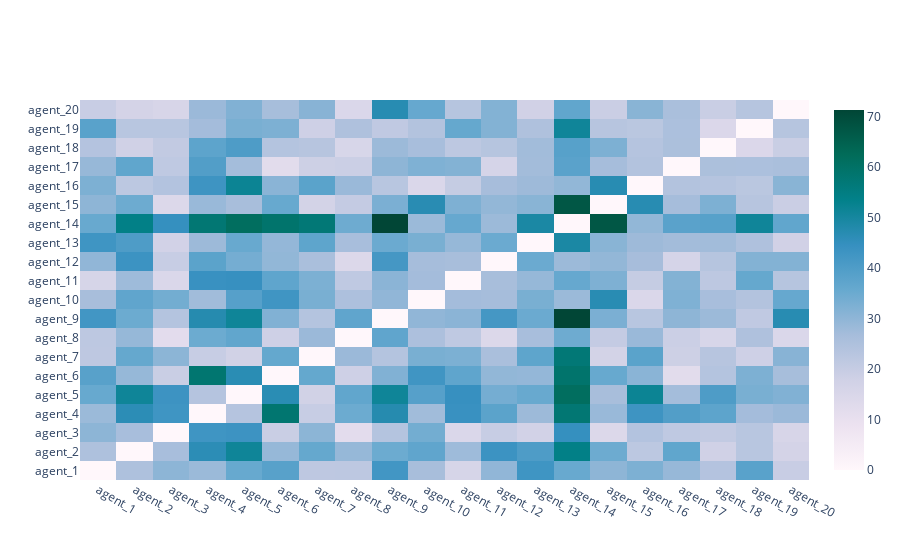

The cell this chart's notebook holds for it:
### Code cell
fig = heatmap(
    net.similarity_heatmap(),
    x_labels=['agent_'+str(i+1) for i in range(len(net.agents))],
    y_labels=['agent_'+str(i+1) for i in range(len(net.agents))]
)
fig.show()

### Figure 1 — Plotly figure (JSON) as saved in the notebook; plotly's stock layout.template omitted (floating-point values rounded to 4 significant figures; data arrays with more than 128 entries replaced by an {"elided": "..."} marker saying what was removed)
{"data": [{"colorscale": [[0.0, "rgb(255,247,251)"], [0.125, "rgb(236,226,240)"], [0.25, "rgb(208,209,230)"], [0.375, "rgb(166,189,219)"], [0.5, "rgb(103,169,207)"], [0.625, "rgb(54,144,192)"], [0.75, "rgb(2,129,138)"], [0.875, "rgb(1,108,89)"], [1.0, "rgb(1,70,54)"]], "hoverongaps": false, "x": ["agent_1", "agent_2", "agent_3", "agent_4", "agent_5", "agent_6", "agent_7", "agent_8", "agent_9", "agent_10", "agent_11", "agent_12", "agent_13", "agent_14", "agent_15", "agent_16", "agent_17", "agent_18", "agent_19", "agent_20"], "y": ["agent_1", "agent_2", "agent_3", "agent_4", "agent_5", "agent_6", "agent_7", "agent_8", "agent_9", "agent_10", "agent_11", "agent_12", "agent_13", "agent_14", "agent_15", "agent_16", "agent_17", "agent_18", "agent_19", "agent_20"], "z": {"elided": "20x20 float values"}, "type": "heatmap"}], "layout": {}}
